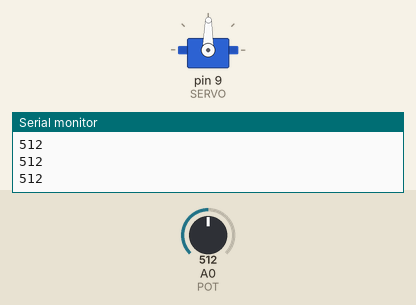
Simulated run of this sketch. Board: Arduino Uno, built with avr-gcc and run on an emulated ATmega328P. Shown: servo, the last lines printed to the serial monitor. Inputs (shaded band) come from the test bench; at power-on: A0 (POT) = 512.

Above: at 1.2 s.
1.3 s: A0 (POT) set to 716
At 2.5 s:
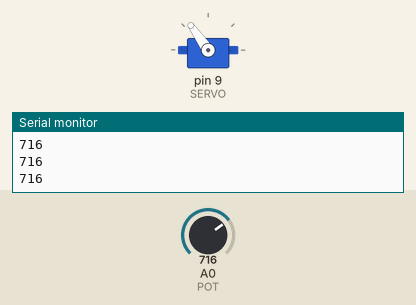
2.8 s: A0 (POT) set to 900
At 3.6 s:
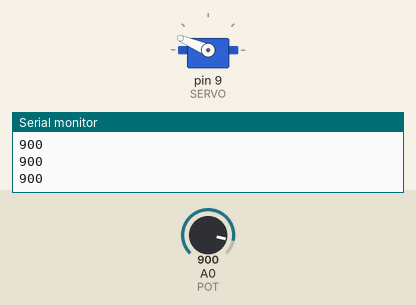
4.3 s: A0 (POT) set to 1023
At 5.1 s:
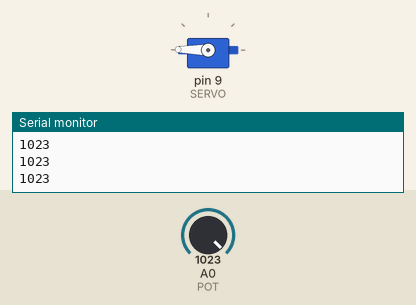
5.8 s: A0 (POT) set to 306
At 6.2 s:
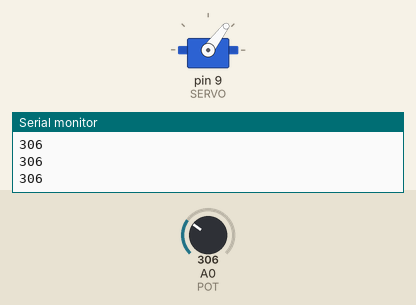
7.3 s: A0 (POT) set to 122
At 8.3 s:
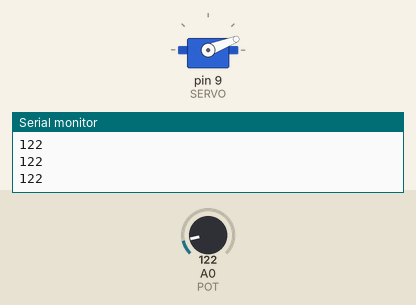
8.8 s: A0 (POT) set to 511
At 9.8 s:
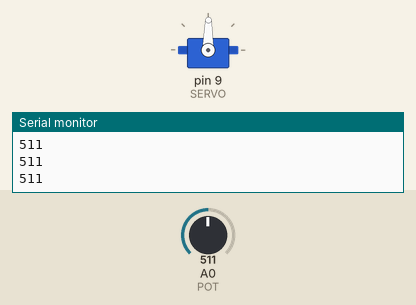
Timing chart, 0 to 11.3 s (numbered marks = the images above; inputs shaded):
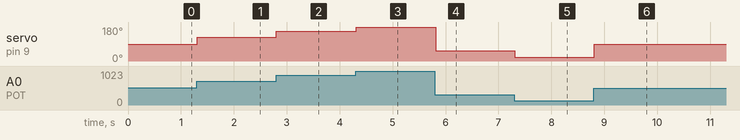

Measured:
- after the input at 1.3 s, servo on pin 9 (SERVO): 89° → 125° at once
- after the input at 2.8 s, servo on pin 9 (SERVO): 125° → 157° at once
- after the input at 4.3 s, servo on pin 9 (SERVO): 157° → 179° at once
- after the input at 5.8 s, servo on pin 9 (SERVO): 179° → 53° at once
- after the input at 7.3 s, servo on pin 9 (SERVO): 53° → 21° at once
- after the input at 8.8 s, servo on pin 9 (SERVO): 21° → 89° at once

The sketch:

project6_servo.ino
```cpp
#include <Servo.h>

const int SERVO = 9;
const int POT = 0;

int potVal = 0;
Servo myServo;

void setup() {
  myServo.attach(SERVO);
  Serial.begin(9600);
}

void loop() {
  potVal = analogRead(POT);
  Serial.println(potVal);
  potVal = map(potVal, 0, 1023, 0, 179);
  myServo.write(potVal);
  delay(15);
}
```
